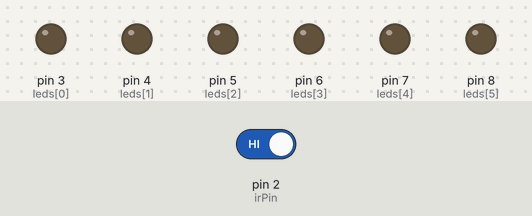
The sketch below on a simulated Arduino Uno, built with avr-gcc and run on an emulated ATmega328P. Parts: output pins drawn as LEDs (lit = HIGH). The inputs (shaded band) are chosen by the test bench; at power-on: pin 2 (irPin) HIGH. What the sketch prints to the serial monitor is not drawn.

Above: at 1.2 s.
1.3 s: pin 2 (irPin) driven LOW
At 2.2 s:
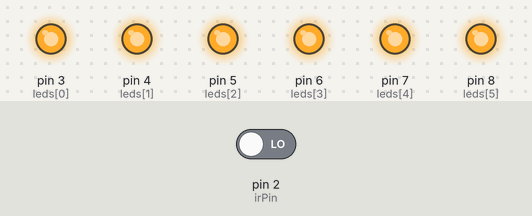
2.9 s: pin 2 (irPin) driven HIGH
At 3.5 s:
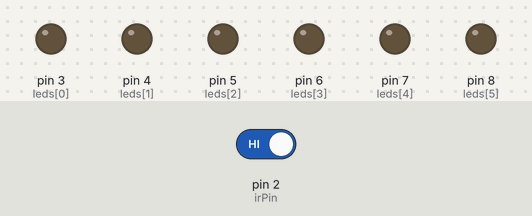
Timing chart, 0 to 5.9 s (numbered marks = the images above; inputs shaded):
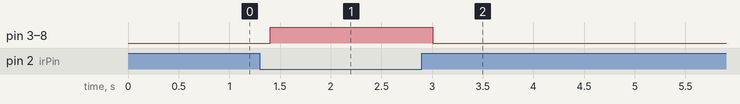

The sketch:

RFIDSPI.ino
```cpp
// IR Sensor with 6 LEDs Test
// When obstacle detected → all LEDs ON
// When no obstacle → all LEDs OFF

int irPin = 2;                   // IR sensor output
int leds[] = {3, 4, 5, 6, 7, 8}; // 6 LEDs
int ledCount = 6;

void setup() {
  pinMode(irPin, INPUT);
  for (int i = 0; i < ledCount; i++) {
    pinMode(leds[i], OUTPUT);
    digitalWrite(leds[i], LOW);
  }

  Serial.begin(9600);
  Serial.println("IR + 6 LED Test Initialized...");
}

void loop() {
  int irStatus = digitalRead(irPin);

  if (irStatus == LOW) {
    // Obstacle detected
    Serial.println("🚨 Obstacle Detected! LEDs ON");
    for (int i = 0; i < ledCount; i++) {
      digitalWrite(leds[i], HIGH);
    }
  } else {
    // No obstacle
    Serial.println("✅ No Obstacle. LEDs OFF");
    for (int i = 0; i < ledCount; i++) {
      digitalWrite(leds[i], LOW);
    }
  }

  delay(200);
}
```

Measured:
- after the input at 1.3 s, pin 3 (leds[0]), pin 4 (leds[1]), pin 5 (leds[2]), pin 6 (leds[3]), pin 7 (leds[4]), pin 8 (leds[5]): LOW → HIGH after 0.10 s
- after the input at 2.9 s, pin 3 (leds[0]), pin 4 (leds[1]), pin 5 (leds[2]), pin 6 (leds[3]), pin 7 (leds[4]), pin 8 (leds[5]): HIGH → LOW after 0.10 s
